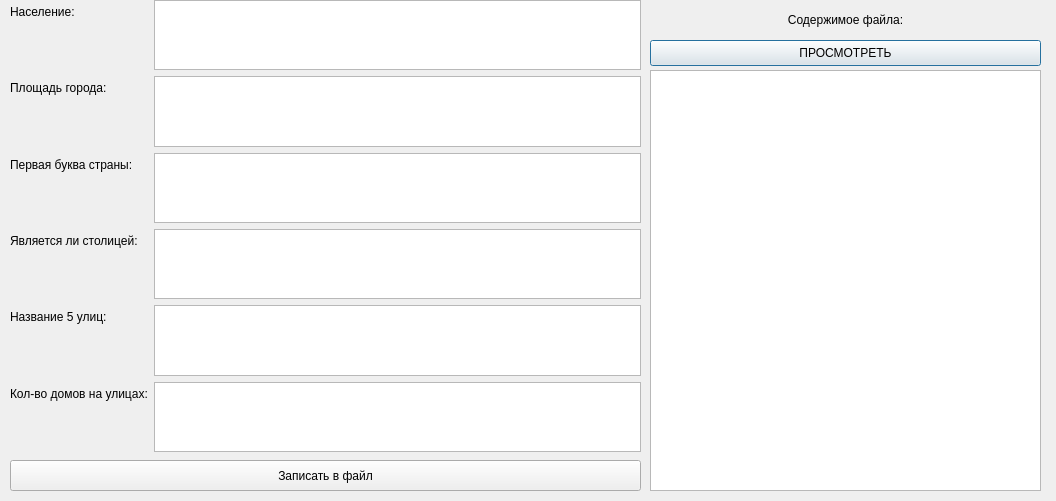
<?xml version="1.0" encoding="UTF-8"?>
<ui version="4.0">
 <class>WorkStructBinFile</class>
 <widget class="QDialog" name="WorkStructBinFile">
  <property name="geometry">
   <rect>
    <x>0</x>
    <y>0</y>
    <width>1056</width>
    <height>501</height>
   </rect>
  </property>
  <property name="windowTitle">
   <string>Dialog</string>
  </property>
  <widget class="QTextBrowser" name="textBrowser">
   <property name="geometry">
    <rect>
     <x>650</x>
     <y>70</y>
     <width>391</width>
     <height>421</height>
    </rect>
   </property>
  </widget>
  <widget class="QPushButton" name="pushButton_2">
   <property name="geometry">
    <rect>
     <x>650</x>
     <y>40</y>
     <width>391</width>
     <height>26</height>
    </rect>
   </property>
   <property name="text">
    <string>ПРОСМОТРЕТЬ</string>
   </property>
  </widget>
  <widget class="QWidget" name="formLayoutWidget">
   <property name="geometry">
    <rect>
     <x>10</x>
     <y>0</y>
     <width>631</width>
     <height>452</height>
    </rect>
   </property>
   <layout class="QFormLayout" name="formLayout_2">
    <item row="0" column="0">
     <widget class="QLabel" name="label_7">
      <property name="text">
       <string>Население:</string>
      </property>
     </widget>
    </item>
    <item row="0" column="1">
     <widget class="QTextEdit" name="textEdit_7"/>
    </item>
    <item row="1" column="1">
     <widget class="QTextEdit" name="textEdit_8"/>
    </item>
    <item row="2" column="1">
     <widget class="QTextEdit" name="textEdit_9"/>
    </item>
    <item row="3" column="1">
     <widget class="QTextEdit" name="textEdit_10"/>
    </item>
    <item row="4" column="1">
     <widget class="QTextEdit" name="textEdit_11"/>
    </item>
    <item row="1" column="0">
     <widget class="QLabel" name="label_8">
      <property name="text">
       <string>Площадь города:</string>
      </property>
     </widget>
    </item>
    <item row="2" column="0">
     <widget class="QLabel" name="label_9">
      <property name="text">
       <string>Первая буква страны:</string>
      </property>
     </widget>
    </item>
    <item row="3" column="0">
     <widget class="QLabel" name="label_10">
      <property name="text">
       <string>Является ли столицей:</string>
      </property>
     </widget>
    </item>
    <item row="4" column="0">
     <widget class="QLabel" name="label_11">
      <property name="text">
       <string>Название 5 улиц:</string>
      </property>
     </widget>
    </item>
    <item row="5" column="0">
     <widget class="QLabel" name="label_12">
      <property name="text">
       <string>Кол-во домов на улицах:</string>
      </property>
     </widget>
    </item>
    <item row="5" column="1">
     <widget class="QTextEdit" name="textEdit_12"/>
    </item>
   </layout>
  </widget>
  <widget class="QPushButton" name="inputFileButton">
   <property name="geometry">
    <rect>
     <x>10</x>
     <y>460</y>
     <width>631</width>
     <height>31</height>
    </rect>
   </property>
   <property name="text">
    <string>Записать в файл</string>
   </property>
  </widget>
  <widget class="QLabel" name="label_13">
   <property name="geometry">
    <rect>
     <x>650</x>
     <y>10</y>
     <width>391</width>
     <height>21</height>
    </rect>
   </property>
   <property name="text">
    <string>&lt;html&gt;&lt;head/&gt;&lt;body&gt;&lt;p align=&quot;center&quot;&gt;Содержимое файла:&lt;/p&gt;&lt;/body&gt;&lt;/html&gt;</string>
   </property>
  </widget>
 </widget>
 <resources/>
 <connections/>
</ui>
